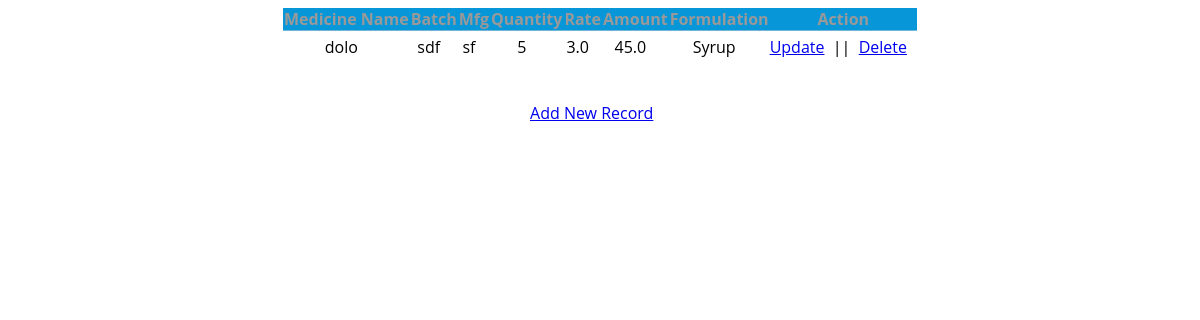
Page /med/show/ on the committed database.
### med/models.py (models this page shows, shortened)
class Medicine(models.Model):
    chemist = models.ForeignKey(ChemistRegister,on_delete=models.CASCADE,default='')
    m_name=models.CharField(max_length=50)
    batch=models.CharField(max_length=30)
    mfg=models.CharField(max_length=30)
    quantity=models.IntegerField()
    rate=models.FloatField()
    amount=models.FloatField()
    formulation_CHOICES = [
    ('Syrup', 'Syrup'),
    ('Tablet', 'Tablet'),
    ('Injection', 'Injection'),
]
    formulation=models.CharField(max_length=150,choices=formulation_CHOICES)

### med/views.py (the view)
# urls.py: path('show/',views.show1,name='show'),
def show1(request):
    abc=Medicine.objects.all()
    return render(request,"show.html",{'a': abc})

### med/templates/show.html (shortened to what this page needs)
{% load static %}
<!DOCTYPE html>
<html lang="en">
<head>
    <link rel="stylesheet" type="text/css" href="{% static 'css/style.css' %}">
</head>
<body>
<center>
<table class="table table-striped table-bordered table-sm">
    <thead class="thead-dark">
    <tr>
        <th><center>Medicine Name</center></th>
        <th><center>Batch</center></th>
        <th><center>Mfg</center></th>
        <th><center>Quantity</center></th>
        <th><center>Rate</center></th>
        <th><center>Amount</center></th>
        <th><center>Formulation</center></th>
        <th><center>Action</center></th>
    </tr>
    </thead>
    <tbody>
{% for medi in a %}
    <tr>
        <td><center>{{ medi.m_name }}</center></td>
        <td><center>{{ medi.batch }}</center></td>
        <td><center>{{ medi.mfg }}</center></td>
        <td><center>{{ medi.quantity }}</center></td>
        <td><center>{{ medi.rate }}</center></td>
        <td><center>{{ medi.amount }}</center></td>
        <td><center>{{ medi.formulation}}</center></td>
        <td>
            <a href="/med/update/{{ medi.id }}"><span class="glyphicon glyphicon-pencil" ><center>Update</span></a>&nbsp;&nbsp;||&nbsp;
            <a href="/med/delete/{{ medi.id }}">Delete</center></a>
{% endfor %}
<br>
<br>
<center><a href="{% url 'med:add' %}" class="btn btn-primary">Add New Record</a>&nbsp;&nbsp;&nbsp;&nbsp;</center>
</body>
</html>

### Chemist_Master/static/css/style.css (style rules this page uses)
body { font-family: 'Open Sans', sans-serif; line-height: 20px; color: #999999; font-size: 300; font-size: 16px; }
table { border-collapse: collapse; border-spacing: 0; }
a, a:hover, a:focus, a:active { outline: none; }
td { border: 0px solid #ededed; border-top: 1px solid rgba(216, 216, 216, 0.5); padding: 6px 10px 6px 0; }

### med/templates/show.html (style rules this page uses)
th { background-color: rgb(7, 150, 216); }
td { color: black; }

### rows in the picture
Medicine: m_name "dolo", batch "sdf", mfg "sf", quantity "5", rate "3.0", amount "45.0", formulation "Syrup"
